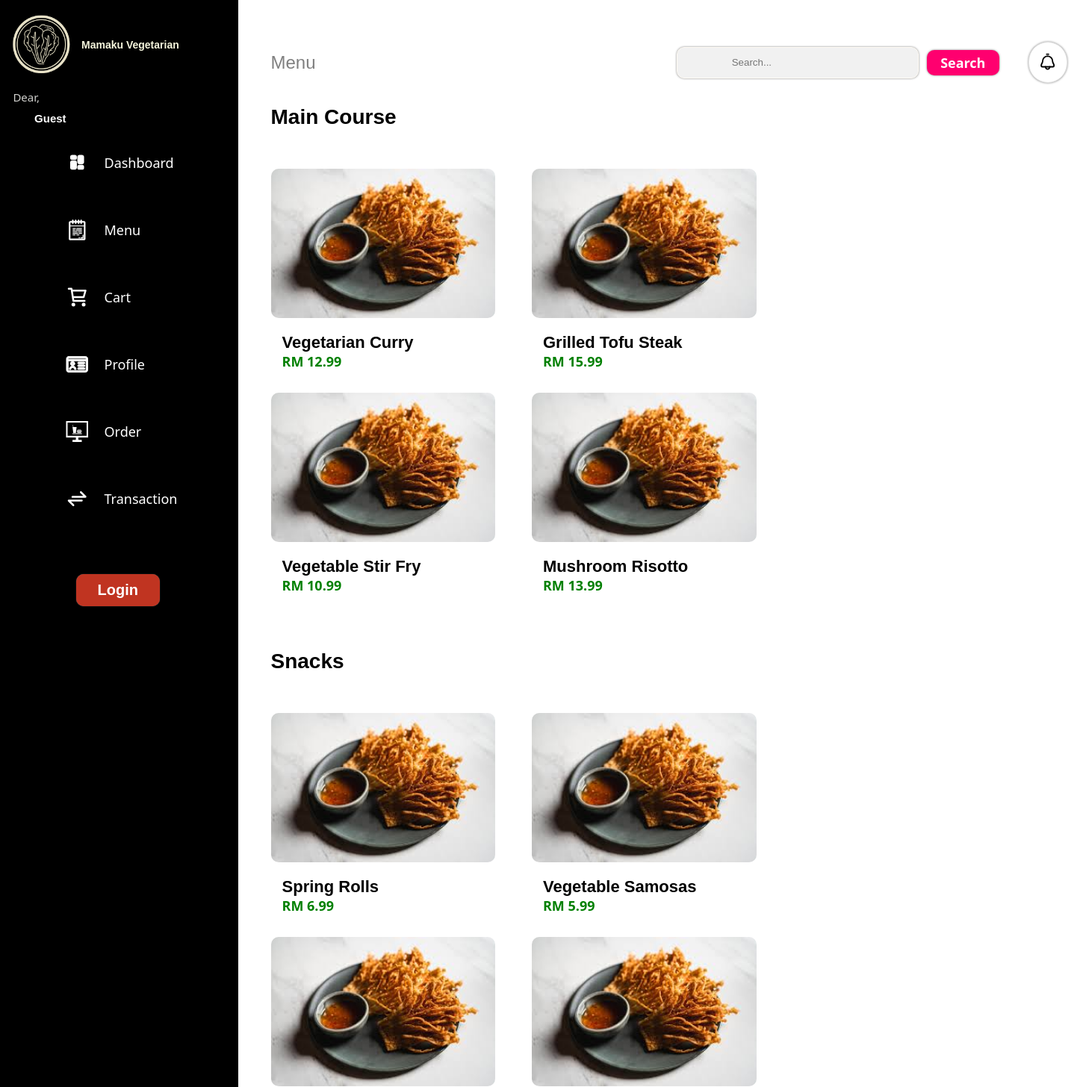
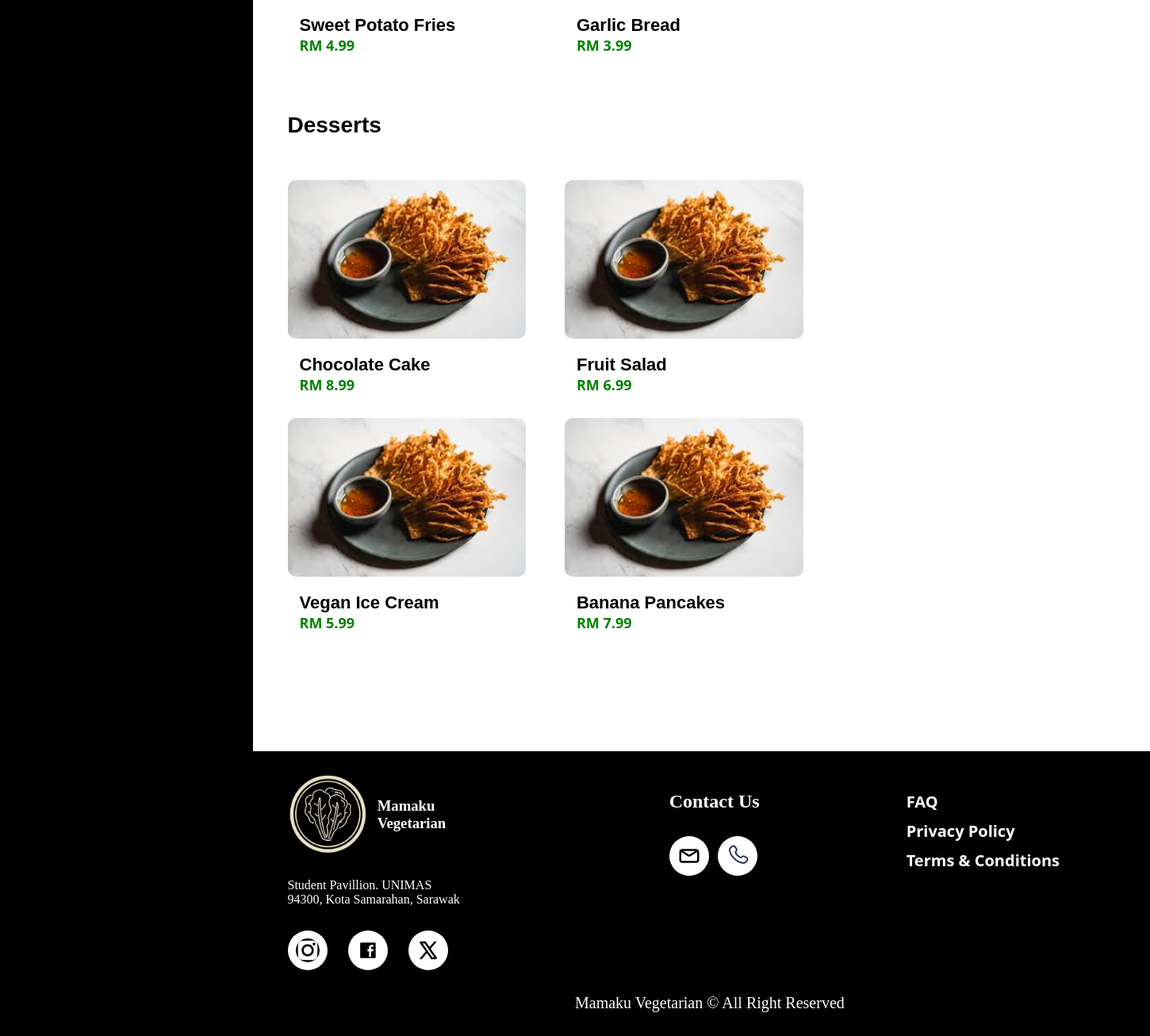
/view/menu.php, run on the app's committed database (2 pictures, top to bottom).
### tables this page shows
CREATE TABLE product_category (
    category_id INT AUTO_INCREMENT PRIMARY KEY,
    name VARCHAR(100) NOT NULL,
    description TEXT
);

CREATE TABLE product (
    product_id INT AUTO_INCREMENT PRIMARY KEY,
    category_id INT,
    name VARCHAR(100) NOT NULL,
    description TEXT,
    price DECIMAL(10, 2) NOT NULL,
    availability BOOLEAN DEFAULT TRUE,
    image VARCHAR(255),              
    created_at TIMESTAMP DEFAULT CURRENT_TIMESTAMP,
    FOREIGN KEY (category_id) REFERENCES product_category(category_id)
);

### include/product_list.php (the view, shortened to what this page needs)
<?php
    $db = new Database();
    $conn = $db->conn;
    $sql_categories = "SELECT * FROM product_category";
    $result_categories = $conn->query($sql_categories);
    if ($result_categories->num_rows > 0) {
        while ($category = $result_categories->fetch_assoc()) {
            $categoryId = $category['category_id'];
            $categoryName = $category['name'];
            ?>
        <section class="series-container">
            <button class="series-header">
                <h1><?php echo htmlspecialchars($categoryName); ?></h1>
            </button>
            <section class="product-card-container">
                <?php
                $sql_products = "SELECT * FROM product WHERE category_id = $categoryId";
                $result_products = $conn->query($sql_products);
                if ($result_products->num_rows > 0) {
                    while ($product = $result_products->fetch_assoc()) {
                        $productName = $product['name'];
                        $productPrice = $product['price'];
                        $productImage = $product['image'];
                        ?>
                            <a class="product-card" href="product_details.php?id=<?php echo $product['product_id']; ?>">
                                <img src="../assets/images/<?php echo htmlspecialchars($productImage); ?>" alt="<?php echo htmlspecialchars($productName); ?>">
                                <h3><?php echo htmlspecialchars($productName); ?></h3>
                                <p>RM <?php echo number_format($productPrice, 2); ?></p>
                            </a>
                        <?php
                    }
                } else {
                    echo "<p>No products available in this category.</p>";
                }
                ?>
            </section>
        </section>
        <?php
    }
} else {
    echo "<p>No categories available.</p>";
}
?>

### view/menu.php (shortened to what this page needs)
<!DOCTYPE html>
<html lang="en">
<head>
    <link rel="stylesheet" href="../style/index.css">
    <link rel="stylesheet" href="../style/sidebar.css">
    <link rel="stylesheet" href="../style/product_card.css">
    <link rel="stylesheet" href="../style/searchpanel.css">
    <link rel="stylesheet" href="../style/footer.css">
</head>
<body>
    <?php include "../include/sidebar.php"?>
    <main>
        <?php include "../include/searchpanel.php" ?>
        <?php include "../include/product_list.php" ?>
    </main>
    <?php include "../include/footer.php" ?>
</body>
</html>

### include/sidebar.php (shortened to what this page needs)
<?php
    $fname = isset($_SESSION['first_name']) ? $_SESSION['first_name'] : "Guest";
    $lname = isset($_SESSION['last_name']) ? $_SESSION['last_name'] : "";
    $isLoggedIn = isset($_SESSION['user_id']);
?>
<div class="sidebar-container">
    <div class="sidebar-logo" onclick="location.href='../'">
        <img src="../assets/images/logo.png">
        <h3>
            Mamaku Vegetarian
        </h3>
    </div>
    <div class="sidebar-greet">
        <p>Dear,</p>
        <h5><?php echo "$fname $lname" ?></h5>
    </div>
    <ul class="sidebar-nav">
        <a href="dashboard.php">
            <li>
                <p>
                    Dashboard
                </p>
            </li>
        </a>
        <a href="menu.php">
            <li>
                <p>
                    Menu
                </p>
            </li>
        </a>
        <a href="cart.php">
            <li>
                    <p>Cart</p>
            </li>
        </a>
        <a href="profile.php">
            <li>
                <p>Profile</p>
            </li>
        </a>
        <a href="order.php">
            <li>
                <p>Order</p>
            </li>
        </a>
        <a href="transaction.php">
            <li>
                <p>Transaction</p>
            </li>
        </a>
    </ul>
    <?php if ($isLoggedIn): ?>
        <button class="logout-btn" onclick="location.href='../controller/logout.php'">
            Log Out
        </button>
    <?php else: ?>
        <button class="login-btn" onclick="location.href='login.php'">
            Login
        </button>
    <?php endif; ?>
</div>

### include/searchpanel.php (shortened to what this page needs)
<?php
    $currentFileName = basename($_SERVER['PHP_SELF'], '.php');
    $pageTitle = ucwords(str_replace('_', ' ', $currentFileName));
?>
<section class="search-panel-container">
    <h1><?php echo htmlspecialchars($pageTitle); ?></h1>
    <form class="search-bar-form" action="search_results.php" method="GET">
        <input
            type="text"
            name="query"
            placeholder="Search..."
            class="search-bar"
            required
        >
        <button type="submit" class="search-btn">Search</button>
    </form>
    <button class="notification-btn" onclick="location.href = 'notification.php' ">
    </button>
</section>

### include/footer.php (shortened to what this page needs)
<footer class="footer-container">
    <section class="footer-content">
        <section class="footer-info">
            <section class="footer-logo">
                <img src="../assets/images/logo.png">
                <h3>Mamaku Vegetarian</h3>
            </section>
            <p>Student Pavillion. UNIMAS</p>
            <p>94300, Kota Samarahan, Sarawak</p>
            <section class="footer-external-list">
            </section>
        </section>
        <section class="footer-contact">
            <h2>Contact Us</h2>
            <div class="footer-contact-list">
            </div>
        </section>
        <ul class="footer-link">
            <a href="">
                <li>FAQ</li>
            </a>
            <a href="">
                <li>Privacy Policy</li>
            </a>
            <a href="">
                <li>Terms & Conditions</li>
            </a>
        </ul>
    </section>
    <p class="footer-copy">Mamaku Vegetarian &copy; All Right Reserved</p>
</footer>

### style/index.css (style rules this page uses)
body { padding: 0px; margin: 0px; overflow-y: scroll; overflow-x: hidden; }
main { margin-left: 25%; margin-block: 50px; }

### style/sidebar.css (style rules this page uses)
.sidebar-container { width: 20%; position: fixed; top: 0; left: 0; color: white; background-color: black; padding-inline: 1%; height: 100%; z-index: 1000; }
.sidebar-container svg { padding-inline:10%; width: 30px; height: 30px; }
.sidebar-logo { display: flex; flex-direction: row; column-gap: 5%; margin-block: 20px; cursor: pointer; }
.sidebar-logo h3 { width: 190px; font-size: 14px; color: beige; align-self: center; font-family: Verdana, Geneva, Tahoma, sans-serif; }
.sidebar-logo img { width: 80px; height: 80px; }
.sidebar-nav { display: flex; flex-direction: column; row-gap: 20px; }
.sidebar-nav a { text-decoration: none; color: inherit; }
.sidebar-nav li { display: flex; flex-direction: row; padding-left: 5%; padding-right: 10%; padding-block: 5px; border-radius: 10px; list-style: none; color: white; font-size: 18px; font-family: 'Segoe UI', Tahoma, Geneva, Verdana, sans-serif; align-items: center; }
.sidebar-container button { margin-block:50px; margin-left: 30%; }
.login-btn { border: none; background-color: rgb(192, 52, 33); color: white; font-size: 20px; border-radius: 10px; padding-inline: 10%; padding-block: 10px; font-weight: bold; box-shadow: 0px 0px 1px grey; }
.sidebar-greet { display: flex; flex-direction: column; row-gap: 0px; margin-left: 1%; margin-block: 5px; }
.sidebar-greet p { font-size: 15px; color: rgb(208, 208, 205); margin: 0px; font-family: 'Segoe UI', Tahoma, Geneva, Verdana, sans-serif; }
.sidebar-greet h5 { margin: 0px; margin-top: 10px; margin-left: 10%; font-size: 15px; font-family: Verdana, Geneva, Tahoma, sans-serif; }

### style/product_card.css (style rules this page uses)
.series-container { display: flex; flex-direction: column; flex-wrap: wrap; }
.series-header { display: flex; flex-direction: row; column-gap: 50%; align-items: center; background-color: rgb(255, 255, 255); border: none; padding: 0px; }
.series-header h1 { font-family: Verdana, Geneva, Tahoma, sans-serif; font-size: 28px; }
.product-card-container { display: flex; flex-direction: row; flex-wrap: wrap; column-gap: 5%; row-gap: 10px; width: 90%; padding-block: 30px; }
.product-card { display: flex; flex-direction: column; text-decoration: none; color: inherit; padding-bottom: 20px; }
.product-card img { width: inherit; height: 200px; border-radius: 10px; margin-bottom: 20px; }
.product-card h3 { font-family: Verdana, Geneva, Tahoma, sans-serif; font-size: 22px; margin: 0px; margin-left: 5%; }
.product-card p { font-size: 18px; font-weight: bold; color: green; margin: 0px; margin-left: 5%; font-family:'Segoe UI', Tahoma, Geneva, Verdana, sans-serif; }

### style/searchpanel.css (style rules this page uses)
.search-panel-container { display: flex; flex-direction: row; align-items: center; }
.search-panel-container h1 { font-size: 24px; font-family: Verdana, Geneva, Tahoma, sans-serif; font-weight: lighter; color: grey; width: 50%; }
.search-bar-form { display: flex; flex-direction: row; align-items: center; column-gap: 3%; margin-right: 10%; }
.search-bar-form input { padding-block: 10px; padding-inline: 20%; border-radius: 10px; background-color: rgb(241, 241, 241); border: 1px solid rgb(255, 251, 244); box-shadow: 0px 0px 3px grey; height: 20px; width: 300px; }
.search-bar-form button { border: none; background-color: rgb(255, 0, 111); color: white; font-size: 18px; padding-block: 5px; padding-inline: 5%; font-weight: bold; border-radius: 10px; font-family: 'Segoe UI', Tahoma, Geneva, Verdana, sans-serif; box-shadow: 0px 0px 3px grey; }
.notification-btn { border-radius: 1000px; background-color: white; border: 1px solid rgb(229, 229, 229); padding: 10px; box-shadow: 0px 0px 3px grey; }

### data on the page
product_category: name "Main Course"
product: image (placeholder picture), name "Vegetarian Curry", price "12.99"
product: image (placeholder picture), name "Grilled Tofu Steak", price "15.99"
product: image (placeholder picture), name "Vegetable Stir Fry", price "10.99"
product: image (placeholder picture), name "Mushroom Risotto", price "13.99"
product_category: name "Snacks"
product: image (placeholder picture), name "Spring Rolls", price "6.99"
product: image (placeholder picture), name "Vegetable Samosas", price "5.99"
product: image (placeholder picture), name "Sweet Potato Fries", price "4.99"
product: image (placeholder picture), name "Garlic Bread", price "3.99"
product_category: name "Desserts"
product: image (placeholder picture), name "Chocolate Cake", price "8.99"
product: image (placeholder picture), name "Fruit Salad", price "6.99"
product: image (placeholder picture), name "Vegan Ice Cream", price "5.99"
product: image (placeholder picture), name "Banana Pancakes", price "7.99"

### other printed values
$fname "Guest"
$pageTitle "Menu"
